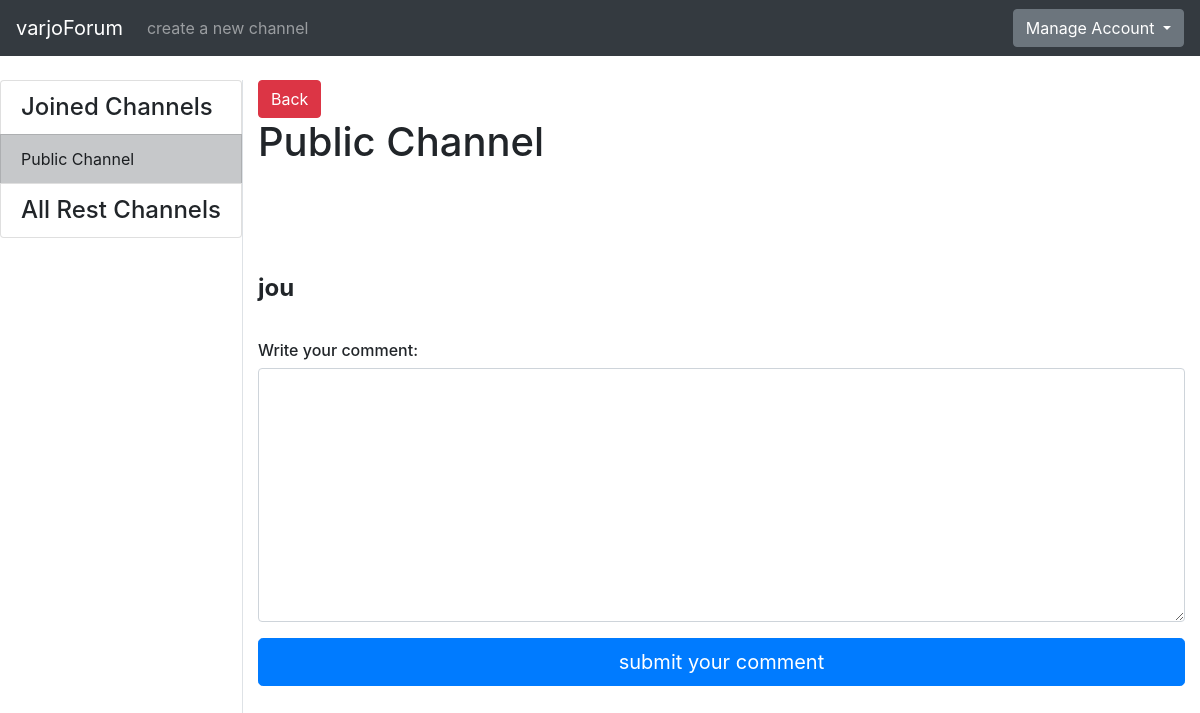
/channels/1/1/ (signed in), run on an earlier commit of the app's database.
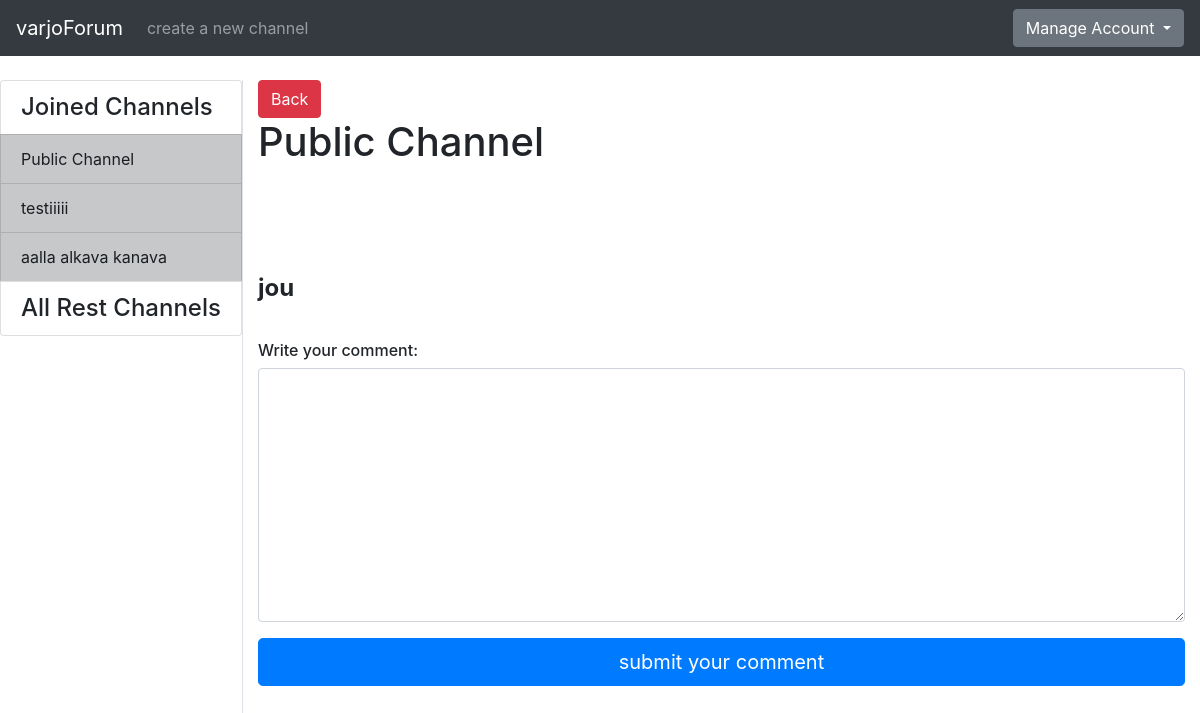
And on a later commit of the database.
### application/channels/models.py (models this page shows, shortened)
class Channel(Base):
    name = db.Column(db.String(144), nullable=False)
    introduction = db.Column(db.Text, nullable=False)
    messages = db.relationship("Message", backref='Channel', lazy=True)
    accounts = db.relationship('Account', secondary=accounts, lazy='subquery',
        backref=db.backref('channels', lazy=True))
    @staticmethod
    def get_my_channels(account_id):
        stmt = text("SELECT Channel.id, Channel.name"
                    " FROM Channel, Account, Accounts"
                    " WHERE Channel.id = Accounts.channel_id"
                    " AND Account.id = Accounts.account_id"
                    " AND Account.id = :account_id").params(account_id=account_id)
        res = db.engine.execute(stmt)
        response = []
        for row in res:
            response.append({"channel_id":row[0], "channel_name":row[1]})
        return response
    @staticmethod
    def get_channels_where_not_in(account_id):
        stmt = text("SELECT channel.id, channel.name"
                    " FROM Channel"
                    " WHERE Channel.id NOT IN ("
                        " SELECT Channel.id"
                            " FROM Channel, Account, Accounts"
                            " WHERE Channel.id = Accounts.channel_id"
                            " AND Account.id = Accounts.account_id"
                            " AND Account.id = :account_id"
                    " )").params(account_id=account_id)
        res = db.engine.execute(stmt)
        response = []
        for row in res:
            response.append({"id":row[0], "name":row[1]})
        return response

### application/messages/views.py (the view)
@app.route("/channels/<channel_id>/<message_id>/", methods=["GET"])
@login_required
def message_index(channel_id, message_id):
  c = Channel.query.get(channel_id)
  m = Message.query.get(message_id)
  return render_template("messages/message.html", channel = c, message = m, comments = m.comments, messageform=MessageForm(),
    all_channels = Channel.get_channels_where_not_in(current_user.id), my_channels = Channel.get_my_channels(current_user.id))

### application/messages/forms.py
class MessageForm(FlaskForm):
  body = TextAreaField("Write your message: ", [validators.length(min=2)])
  class Meta:
    csrf = False

### application/__init__.py (called while the page is built)
@login_manager.user_loader
def load_user(account_id):
  return Account.query.get(account_id)

### application/templates/messages/message.html (shortened to what this page needs)
{% extends "layout.html" %}
{% block body %}
  <a href="{{ url_for('one_channel_index', channel_id=channel.id) }}">
    <button type="submit" class="btn btn-danger">Back</button>
  </a>
<h1 style="padding-bottom: 100px">{{ channel.name }}</h1>
<h4><b>{{ message.body }}</b></h4>
<form method="POST" action="{{ url_for('message_new_comment', channel_id=channel.id, message_id=message.id) }}"
    name="messageform" style="padding-bottom: 100px; padding-top: 30px">
  <div class="form-group">
      <h6>Write your comment: </h6>
      {{ messageform.body(class="form-control", rows=10) }}
  </div>
  <button type="submit" class="btn btn-primary btn-lg btn-block" >submit your comment</button>
</form>
{% endblock %}

### application/templates/layout.html (shortened to what this page needs)
<!DOCTYPE html>
  <html>
    <head>
      <link rel="stylesheet" href="https://maxcdn.bootstrapcdn.com/bootstrap/4.0.0/css/bootstrap.min.css">
    </head>
    <body>
      <nav class="navbar navbar-expand-md navbar-dark bg-dark mb-4">
        <a class="navbar-brand" href="{{ url_for('index') }}">varjoForum</a>
        <div class="collapse navbar-collapse" id="navbarCollapse">
          <ul class="navbar-nav mr-auto">
            {% if current_user.is_authenticated %}
            <li class="nav-item">
              <a class="nav-link" href="{{ url_for('channel_form') }}">create a new channel</a>
            </li>
            {% endif %}
          </ul>
            <div class="btn-group">
              <button type="button" class="btn btn-secondary dropdown-toggle" data-toggle="dropdown" aria-haspopup="true" aria-expanded="false">
                {% if current_user.is_authenticated %}
                  Manage Account
                {% else %}
                  Login
                {% endif %}
              </button>
            </div>
        </div>
      </nav>
      <div class="container-fluid" >
        <div class="row">
            <div class="border-right">
              <div class="col-sx" >
                <div style="float: left">
                  <div class="list-group">
                  {% if current_user.is_authenticated %}
                    {% if my_channels %}
                    <h4 class="list-group-item">Joined Channels</h4>
                    {% endif %}
                    {% for my_channel in my_channels %}
                        <a href="{{ url_for('one_channel_index', channel_id=my_channel.channel_id) }}" class="list-group-item list-group-item-action list-group-item-dark">
                        {{ my_channel.channel_name }}
                        </a>
                    {% endfor %}
                    <h4 class="list-group-item">All Rest Channels</h4>
                {% else %}
                {% if all_channels %}
                <h4 class="list-group-item">All Channels</h4>
                {% endif %}
                {% endif %}
              </div>
              </div>
              </div>
          </div>
          <div class="col">
            {% block body %}{% endblock %}
          </div>
        </div>
    </body>
  </html>

What changed in the data, as far as the page shows it:
added Channel: channel_name "testiiiii"
added Channel: channel_name "aalla alkava kanava"
